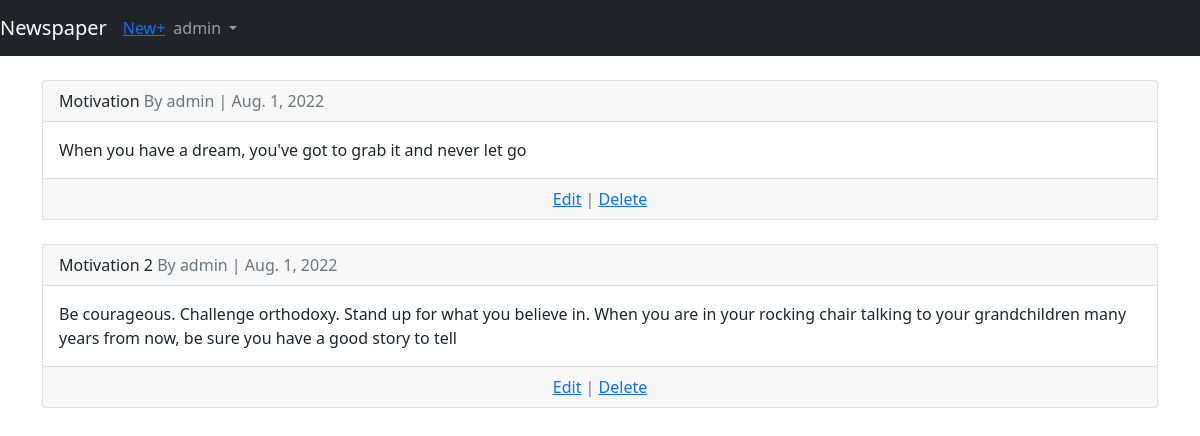
Screenshot of /article/ (signed in) with the database file from the repository.
### users/models.py (models this page shows)
class CustomUser(AbstractUser):
    age=models.PositiveIntegerField(null=True,blank=True)

### article/models.py (models this page shows, shortened)
class article(models.Model):
    title=models.CharField(max_length=200)
    body=models.TextField()
    auther=models.ForeignKey(get_user_model(),on_delete=models.CASCADE,)
    date=models.DateField(auto_now_add=True)

### article/views.py (the view)
# urls.py: path('',ArticleListView.as_view(),name='article_view'),
class ArticleListView(LoginRequiredMixin,ListView):
    model=article
    template_name = 'article_view.html'
    login_url='login'

### templates/article_view.html (shortened to what this page needs)
{% extends 'base.html' %}
{% block content %}
    {% for article in object_list %}
        <div class="card" >
            <div class="card-header">
                <span class="font-weight-bold">{{article.title}}</span>
                <span class="text-muted">By {{article.auther}} | {{article.date}}</span>
            </div>
            <div class="card-body">
                {{article.body}}
            </div>
            <div class="card-footer text-center text-muted">
                <a href="{% url 'article_Edit' article.pk %}">Edit</a> | <a href="{% url 'article_delete' article.pk %}">Delete</a>
            </div>
        </div>
        <br />
    {% endfor %}
{% endblock content %}

### templates/base.html (shortened to what this page needs)
<!DOCTYPE html>
<html lang="en">
<head>
    <link href="https://cdn.jsdelivr.net/npm/bootstrap@5.0.2/dist/css/bootstrap.min.css" rel="stylesheet">
</head>
<body>
    <nav class="navbar navbar-expand-md navbar-dark bg-dark mb-4">
        <a class="navbar-brand" href="{% url 'article_view' %}">Newspaper</a>
        <a href="{% url 'new_view' %}">New+</a>
    <div class="collapse navbar-collapse" id="navbarCollapse">
        {% if user.is_authenticated %}
            <ul class="navbar-nav ml-auto">
                <li class="nav-item">
                    <a class="nav-link dropdown-toggle" href="#" id="userMenu"
                        data-toggle="dropdown" aria-haspopup="true"
                        aria-expanded="false">
                        {{ user.username }}
                    </a>
                </li>
                <a class="dropdown-item" href="{% url 'logout' %}">Log Out</a>
                <a class="dropdown-item"href="{% url 'password_change'%}">Change password</a>
            </ul>
            {% endif %}
        </div>
    </nav>
    <div class="container">
        {% block content %}
        {% endblock content %}
    </div>
</body>
</html>

### rows the page displays
CustomUser: username "admin"
article: title "Motivation", auther "admin", date "Aug. 1, 2022", body "When you have a dream, you've got to grab it and never let go"
article: title "Motivation 2", auther "admin", date "Aug. 1, 2022", body "Be courageous. Challenge orthodoxy. Stand up for what you believe in. When you are in your rocking chair talking to your grandchildren many years from now, be sure you have a good story to tell"
